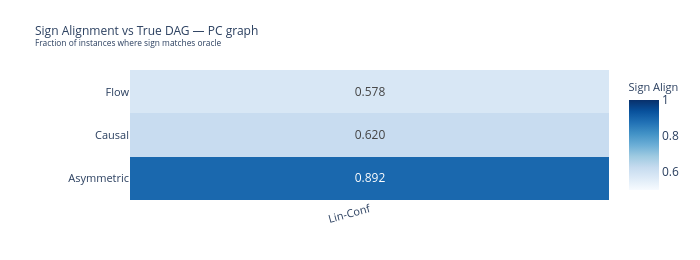
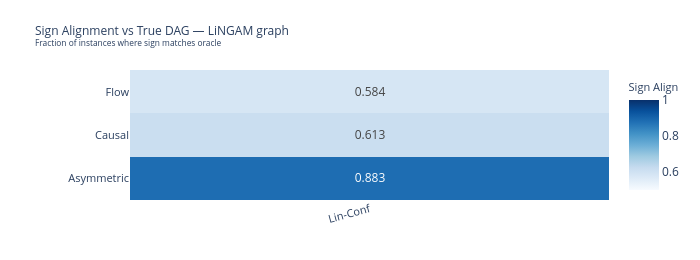

Here is the notebook cell these charts were saved with, in order:
### Markdown cell above
## 5. True-Graph Alignment

### 5a — Sign Alignment vs True DAG  
Mean fraction of instances where the causal method's SHAP sign matches the True-graph output per feature.  
Higher = more aligned with the oracle graph.

### 5b — Magnitude TGA vs True DAG  
Mean relative magnitude deviation vs True-graph output per feature.  
Lower = closer to oracle magnitude.

### Code cell
# ── 5a: Sign Alignment — faceted heatmap dataset × method per graph ──────────
for g in DISC_GRAPHS:
    sub = df_sa[df_sa["Graph"] == g]
    pivot = sub.pivot_table(index="Method", columns="Dataset", values="MeanSignAlign")
    pivot = pivot[[DS_LABELS[ds] for ds in DATASETS if DS_LABELS[ds] in pivot.columns]]

    row_labels = pivot.index.tolist()
    col_labels = pivot.columns.tolist()

    fig_sa = go.Figure(go.Heatmap(
        z            = pivot.values,
        x            = col_labels,
        y            = row_labels,
        colorscale   = "Blues",
        zmin=0.5, zmax=1.0,
        text         = [[f"{v:.3f}" if not np.isnan(v) else "—" for v in row] for row in pivot.values],
        texttemplate = "%{text}",
        textfont     = dict(size=12),
        colorbar     = dict(title=dict(text="Sign Align", font=dict(size=11))),
        hovertemplate=f"<b>%{{y}}</b> ({g}) — %{{x}}<br>Sign Align=%{{z:.3f}}<extra></extra>",
    ))
    fig_sa.update_layout(
        title=dict(text=f"Sign Alignment vs True DAG — {g} graph<br>"
                   "<sup>Fraction of instances where sign matches oracle</sup>",
                   font=dict(size=12)),
        height=260, width=700,
        margin=dict(l=130, r=80, t=70, b=60),
        xaxis=dict(tickfont=dict(size=11), tickangle=-15),
        yaxis=dict(tickfont=dict(size=11)),
    )
    fig_sa.show()

### Figure 1 — Plotly figure (JSON) as saved in the notebook; plotly's stock layout.template omitted (floating-point values rounded to 4 significant figures)
{"data": [{"colorbar": {"title": {"font": {"size": 11}, "text": "Sign Align"}}, "colorscale": [[0, "rgb(247,251,255)"], [0.125, "rgb(222,235,247)"], [0.25, "rgb(198,219,239)"], [0.375, "rgb(158,202,225)"], [0.5, "rgb(107,174,214)"], [0.625, "rgb(66,146,198)"], [0.75, "rgb(33,113,181)"], [0.875, "rgb(8,81,156)"], [1, "rgb(8,48,107)"]], "hovertemplate": "<b>%{y}</b> (PC) — %{x}<br>Sign Align=%{z:.3f}<extra></extra>", "text": [["0.892"], ["0.620"], ["0.578"]], "textfont": {"size": 12}, "texttemplate": "%{text}", "type": "heatmap", "x": ["Lin-Conf"], "y": ["Asymmetric", "Causal", "Flow"], "z": [[0.892], [0.6198], [0.5783]], "zmax": 1, "zmin": 0.5}], "layout": {"height": 260, "margin": {"b": 60, "l": 130, "r": 80, "t": 70}, "title": {"font": {"size": 12}, "text": "Sign Alignment vs True DAG — PC graph<br><sup>Fraction of instances where sign matches oracle</sup>"}, "width": 700, "xaxis": {"tickangle": -15, "tickfont": {"size": 11}}, "yaxis": {"tickfont": {"size": 11}}}}

### Figure 2 — Plotly figure (JSON) as saved in the notebook; plotly's stock layout.template omitted (floating-point values rounded to 4 significant figures)
{"data": [{"colorbar": {"title": {"font": {"size": 11}, "text": "Sign Align"}}, "colorscale": [[0, "rgb(247,251,255)"], [0.125, "rgb(222,235,247)"], [0.25, "rgb(198,219,239)"], [0.375, "rgb(158,202,225)"], [0.5, "rgb(107,174,214)"], [0.625, "rgb(66,146,198)"], [0.75, "rgb(33,113,181)"], [0.875, "rgb(8,81,156)"], [1, "rgb(8,48,107)"]], "hovertemplate": "<b>%{y}</b> (LiNGAM) — %{x}<br>Sign Align=%{z:.3f}<extra></extra>", "text": [["0.883"], ["0.613"], ["0.584"]], "textfont": {"size": 12}, "texttemplate": "%{text}", "type": "heatmap", "x": ["Lin-Conf"], "y": ["Asymmetric", "Causal", "Flow"], "z": [[0.8834], [0.6134], [0.5838]], "zmax": 1, "zmin": 0.5}], "layout": {"height": 260, "margin": {"b": 60, "l": 130, "r": 80, "t": 70}, "title": {"font": {"size": 12}, "text": "Sign Alignment vs True DAG — LiNGAM graph<br><sup>Fraction of instances where sign matches oracle</sup>"}, "width": 700, "xaxis": {"tickangle": -15, "tickfont": {"size": 11}}, "yaxis": {"tickfont": {"size": 11}}}}
